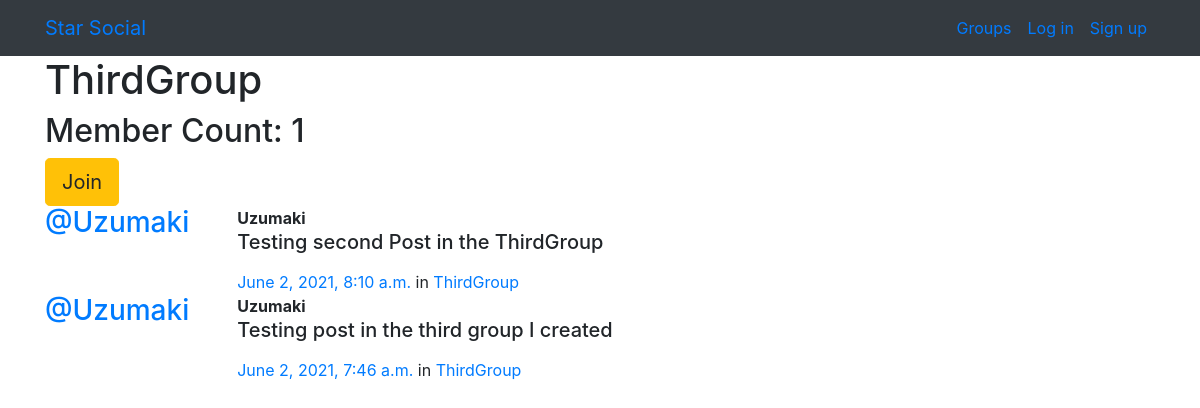
The page /groups/posts/in/thirdgroup/ on the database as committed earlier.
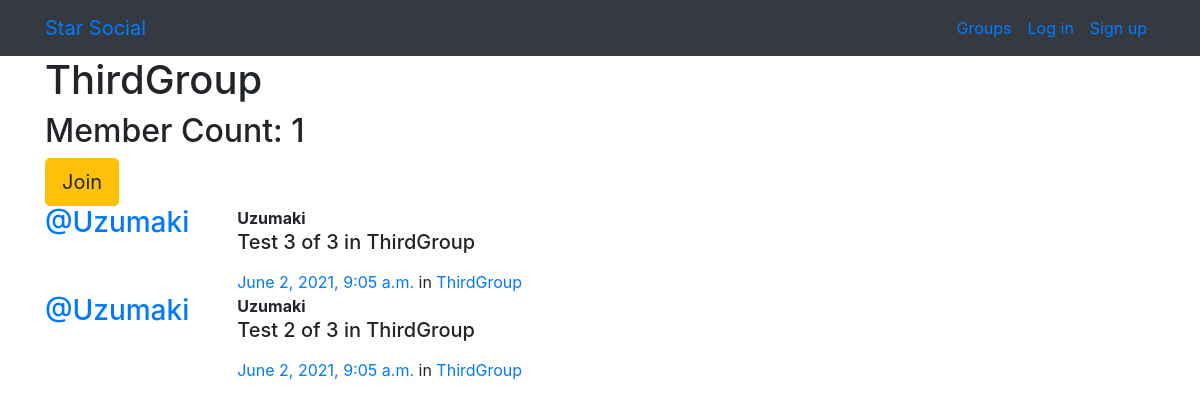
The same page on the database as committed later.
### posts/models.py (models this page shows, shortened)
class Post(models.Model):
    user = models.ForeignKey(User,related_name="posts", on_delete=models.CASCADE)
    created_at = models.DateTimeField(auto_now=True)
    message = models.TextField()
    message_html = models.TextField(editable=False)
    group = models.ForeignKey(Group, related_name="posts", null=True, blank=True, on_delete=models.CASCADE)
    class Meta:
        ordering = ["-created_at"]
        unique_together = ["user", "message"]

### groups/models.py (models this page shows, shortened)
class Group(models.Model):
    name = models.CharField(max_length=256,unique=True)
    slug = models.SlugField(allow_unicode=True, unique=True)
    description = models.TextField(default="",blank=True)
    description_html = models.TextField(editable=False, default="",blank=True)
    members = models.ManyToManyField(User,through="GroupMember")
    class Meta:
        ordering = ["name"]

### groups/views.py (the view)
# urls.py: path("posts/in/<slug>/",views.SingleGroup.as_view(),name="single"),
class SingleGroup(generic.DetailView):
    model = Group

### groups/templates/groups/group_detail.html (shortened to what this page needs)
{% extends "groups/group_base.html" %}
{% block pregroup %}
<div class="container">
  <h1>{{group.name}}</h1>
  <h2> Member Count: {{group.members.count}}</h2>
  <div class="content">
  	{% if user in group.members.all %}
  		<a href="{% url 'groups:leave' slug=group.slug %}" class="btn btn-lg btn-warning">
        <span class="fa fa-times-circle-o"></span> Leave</a>
  	{% else %}
  		<a href="{% url 'groups:join' slug=group.slug %}" class="btn btn-lg btn-warning">
         Join</a>
  	{% endif %}
  </div>
</div>
{% endblock %}
{% block group_content %}
<div class="col-md-8">
	{% if group.posts.count == 0 %}
	<h2>No posts in this group yet!</h2>
	{% else %}
		{% for post in group.posts.all %}
			{% include "posts/_post.html" %}
		{% endfor %}
	{% endif %}
</div>
{% endblock %}

### posts/templates/posts/_post.html (shortened to what this page needs)
<div class="media">
	<h3 class="mr-5">
		<a href="{% url 'posts:for_user' username=post.user.username %}">@{{ post.user.username }}</a>
	</h3>
	<div class="media-body">
		<strong>{{ post.user.username }}</strong>
		<h5>{{ post.message_html|safe }}</h5>
			<time class="time"><a href="{% url 'posts:single' username=post.user.username pk=post.pk %}">{{ post.created_at }}</a></time>
			{% if post.group %}
			<span class="group-name">in <a href="{% url 'groups:all' %}">{{ post.group.name }}</a></span>
			{% endif %}
	</div>
</div>

Rows that differ between the two databases and show on the page:
removed Post: user.username "Uzumaki", message_html "Testing second Post in the ThirdGroup", created_at "June 2, 2021, 8:10 a.m.", group.name "ThirdGroup"
removed Post: user.username "Uzumaki", message_html "Testing post in the third group I created", created_at "June 2, 2021, 7:46 a.m.", group.name "ThirdGroup"
added Post: user.username "Uzumaki", message_html "Test 3 of 3 in ThirdGroup", created_at "June 2, 2021, 9:05 a.m.", group.name "ThirdGroup"
added Post: user.username "Uzumaki", message_html "Test 2 of 3 in ThirdGroup", created_at "June 2, 2021, 9:05 a.m.", group.name "ThirdGroup"
